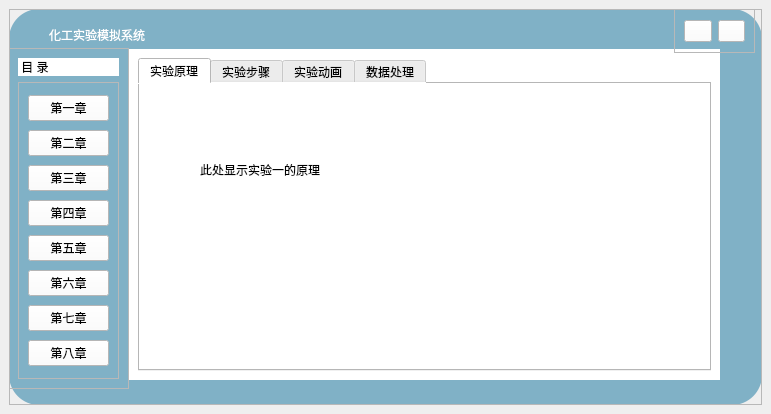
<?xml version="1.0" encoding="UTF-8"?>
<ui version="4.0">
 <class>MainWindow</class>
 <widget class="QMainWindow" name="MainWindow">
  <property name="geometry">
   <rect>
    <x>0</x>
    <y>0</y>
    <width>771</width>
    <height>414</height>
   </rect>
  </property>
  <property name="windowTitle">
   <string>MainWindow</string>
  </property>
  <widget class="QWidget" name="centralwidget">
   <layout class="QHBoxLayout" name="horizontalLayout_2">
    <item>
     <widget class="QFrame" name="frame">
      <property name="styleSheet">
       <string notr="true">#frame{
	background-color: rgb(128, 177, 198);
	border-radius:30px
}
</string>
      </property>
      <property name="frameShape">
       <enum>QFrame::StyledPanel</enum>
      </property>
      <property name="frameShadow">
       <enum>QFrame::Raised</enum>
      </property>
      <layout class="QVBoxLayout" name="verticalLayout">
       <property name="spacing">
        <number>0</number>
       </property>
       <property name="leftMargin">
        <number>0</number>
       </property>
       <property name="topMargin">
        <number>0</number>
       </property>
       <property name="rightMargin">
        <number>0</number>
       </property>
       <property name="bottomMargin">
        <number>0</number>
       </property>
       <item>
        <widget class="QFrame" name="frame_2">
         <property name="sizePolicy">
          <sizepolicy hsizetype="Preferred" vsizetype="Expanding">
           <horstretch>0</horstretch>
           <verstretch>15</verstretch>
          </sizepolicy>
         </property>
         <property name="frameShape">
          <enum>QFrame::StyledPanel</enum>
         </property>
         <property name="frameShadow">
          <enum>QFrame::Raised</enum>
         </property>
         <widget class="QFrame" name="frame_4">
          <property name="geometry">
           <rect>
            <x>665</x>
            <y>0</y>
            <width>81</width>
            <height>44</height>
           </rect>
          </property>
          <property name="styleSheet">
           <string notr="true">QPushBotton{
	border:none;
}
QPushBotton:hover{
	padding-bottom:5px;
}
</string>
          </property>
          <property name="frameShape">
           <enum>QFrame::StyledPanel</enum>
          </property>
          <property name="frameShadow">
           <enum>QFrame::Raised</enum>
          </property>
          <layout class="QHBoxLayout" name="horizontalLayout">
           <item>
            <widget class="QPushButton" name="pushButton_2">
             <property name="styleSheet">
              <string notr="true">background-color: rgb(255, 255, 255);</string>
             </property>
             <property name="text">
              <string/>
             </property>
             <property name="icon">
              <iconset resource="srpresources/res.qrc">
               <normaloff>:/icons/mini.png</normaloff>:/icons/mini.png</iconset>
             </property>
            </widget>
           </item>
           <item>
            <widget class="QPushButton" name="pushButton_3">
             <property name="styleSheet">
              <string notr="true">background-color: rgb(255, 255, 255);</string>
             </property>
             <property name="text">
              <string/>
             </property>
             <property name="icon">
              <iconset resource="srpresources/res.qrc">
               <normaloff>:/icons/close.png</normaloff>:/icons/close.png</iconset>
             </property>
            </widget>
           </item>
          </layout>
         </widget>
         <widget class="QFrame" name="frame_5">
          <property name="geometry">
           <rect>
            <x>-1</x>
            <y>39</y>
            <width>121</width>
            <height>341</height>
           </rect>
          </property>
          <property name="styleSheet">
           <string notr="true">#QPushBotton{
	border:none;
	border-radius:15px
}</string>
          </property>
          <property name="frameShape">
           <enum>QFrame::StyledPanel</enum>
          </property>
          <property name="frameShadow">
           <enum>QFrame::Raised</enum>
          </property>
          <layout class="QVBoxLayout" name="verticalLayout_3">
           <item>
            <widget class="QLabel" name="label_4">
             <property name="styleSheet">
              <string notr="true">background-color: rgb(255, 255, 255);
font: 12pt &quot;宋体&quot;;</string>
             </property>
             <property name="text">
              <string> 目 录</string>
             </property>
            </widget>
           </item>
           <item>
            <widget class="QFrame" name="frame_3">
             <property name="sizePolicy">
              <sizepolicy hsizetype="Expanding" vsizetype="Expanding">
               <horstretch>3</horstretch>
               <verstretch>0</verstretch>
              </sizepolicy>
             </property>
             <property name="styleSheet">
              <string notr="true">#QPushBotton{
	border:none;
	border-radius:15px
}</string>
             </property>
             <property name="frameShape">
              <enum>QFrame::StyledPanel</enum>
             </property>
             <property name="frameShadow">
              <enum>QFrame::Raised</enum>
             </property>
             <layout class="QVBoxLayout" name="verticalLayout_2">
              <item>
               <widget class="QPushButton" name="btn_1">
                <property name="styleSheet">
                 <string notr="true">background-color: rgb(255, 255, 255);</string>
                </property>
                <property name="text">
                 <string>第一章</string>
                </property>
               </widget>
              </item>
              <item>
               <widget class="QPushButton" name="btn_2">
                <property name="styleSheet">
                 <string notr="true">background-color: rgb(255, 255, 255);</string>
                </property>
                <property name="text">
                 <string>第二章</string>
                </property>
               </widget>
              </item>
              <item>
               <widget class="QPushButton" name="btn_3">
                <property name="styleSheet">
                 <string notr="true">background-color: rgb(255, 255, 255);</string>
                </property>
                <property name="text">
                 <string>第三章</string>
                </property>
               </widget>
              </item>
              <item>
               <widget class="QPushButton" name="btn_4">
                <property name="styleSheet">
                 <string notr="true">background-color: rgb(255, 255, 255);</string>
                </property>
                <property name="text">
                 <string>第四章</string>
                </property>
               </widget>
              </item>
              <item>
               <widget class="QPushButton" name="btn_5">
                <property name="styleSheet">
                 <string notr="true">background-color: rgb(255, 255, 255);</string>
                </property>
                <property name="text">
                 <string>第五章</string>
                </property>
               </widget>
              </item>
              <item>
               <widget class="QPushButton" name="btn_6">
                <property name="styleSheet">
                 <string notr="true">background-color: rgb(255, 255, 255);</string>
                </property>
                <property name="text">
                 <string>第六章</string>
                </property>
               </widget>
              </item>
              <item>
               <widget class="QPushButton" name="btn_7">
                <property name="styleSheet">
                 <string notr="true">background-color: rgb(255, 255, 255);</string>
                </property>
                <property name="text">
                 <string>第七章</string>
                </property>
               </widget>
              </item>
              <item>
               <widget class="QPushButton" name="btn_8">
                <property name="styleSheet">
                 <string notr="true">background-color: rgb(255, 255, 255);</string>
                </property>
                <property name="text">
                 <string>第八章</string>
                </property>
               </widget>
              </item>
             </layout>
            </widget>
           </item>
          </layout>
         </widget>
         <widget class="QLabel" name="label">
          <property name="geometry">
           <rect>
            <x>40</x>
            <y>10</y>
            <width>361</width>
            <height>31</height>
           </rect>
          </property>
          <property name="styleSheet">
           <string notr="true">color: rgb(255, 255, 255);
font: 16pt &quot;华文行楷&quot;;
</string>
          </property>
          <property name="text">
           <string>化工实验模拟系统</string>
          </property>
         </widget>
         <widget class="QLabel" name="label_2">
          <property name="geometry">
           <rect>
            <x>0</x>
            <y>0</y>
            <width>41</width>
            <height>41</height>
           </rect>
          </property>
          <property name="styleSheet">
           <string notr="true">image: url(:/images/scut2.png);
</string>
          </property>
          <property name="text">
           <string/>
          </property>
         </widget>
         <widget class="QStackedWidget" name="stackedWidget">
          <property name="geometry">
           <rect>
            <x>120</x>
            <y>40</y>
            <width>591</width>
            <height>331</height>
           </rect>
          </property>
          <property name="styleSheet">
           <string notr="true">background-color: rgb(255, 255, 255);</string>
          </property>
          <property name="currentIndex">
           <number>0</number>
          </property>
          <widget class="QWidget" name="page_1">
           <layout class="QHBoxLayout" name="horizontalLayout_3">
            <item>
             <widget class="QTabWidget" name="tabWidget">
              <property name="mouseTracking">
               <bool>false</bool>
              </property>
              <property name="styleSheet">
               <string notr="true">background-color: rgb(255, 255, 255);
</string>
              </property>
              <property name="currentIndex">
               <number>0</number>
              </property>
              <widget class="QWidget" name="tab_3">
               <attribute name="title">
                <string>实验原理</string>
               </attribute>
               <widget class="QLabel" name="label_5">
                <property name="geometry">
                 <rect>
                  <x>60</x>
                  <y>30</y>
                  <width>261</width>
                  <height>111</height>
                 </rect>
                </property>
                <property name="text">
                 <string>此处显示实验一的原理</string>
                </property>
               </widget>
              </widget>
              <widget class="QWidget" name="tab">
               <attribute name="title">
                <string>实验步骤</string>
               </attribute>
              </widget>
              <widget class="QWidget" name="tab_2">
               <attribute name="title">
                <string>实验动画</string>
               </attribute>
              </widget>
              <widget class="QWidget" name="tab_4">
               <attribute name="title">
                <string>数据处理</string>
               </attribute>
              </widget>
             </widget>
            </item>
           </layout>
          </widget>
          <widget class="QWidget" name="page_2">
           <layout class="QHBoxLayout" name="horizontalLayout_4">
            <item>
             <widget class="QTabWidget" name="tabWidget_2">
              <property name="mouseTracking">
               <bool>false</bool>
              </property>
              <property name="styleSheet">
               <string notr="true">background-color: rgb(255, 255, 255);
</string>
              </property>
              <property name="currentIndex">
               <number>0</number>
              </property>
              <widget class="QWidget" name="tab_5">
               <attribute name="title">
                <string>实验原理</string>
               </attribute>
               <widget class="QLabel" name="label_6">
                <property name="geometry">
                 <rect>
                  <x>60</x>
                  <y>30</y>
                  <width>261</width>
                  <height>111</height>
                 </rect>
                </property>
                <property name="text">
                 <string>此处显示实验二的原理</string>
                </property>
               </widget>
              </widget>
              <widget class="QWidget" name="tab_6">
               <attribute name="title">
                <string>实验步骤</string>
               </attribute>
              </widget>
              <widget class="QWidget" name="tab_7">
               <attribute name="title">
                <string>实验动画</string>
               </attribute>
              </widget>
              <widget class="QWidget" name="tab_8">
               <attribute name="title">
                <string>数据处理</string>
               </attribute>
              </widget>
             </widget>
            </item>
           </layout>
          </widget>
          <widget class="QWidget" name="page_3">
           <layout class="QHBoxLayout" name="horizontalLayout_5">
            <item>
             <widget class="QTabWidget" name="tabWidget_3">
              <property name="mouseTracking">
               <bool>false</bool>
              </property>
              <property name="styleSheet">
               <string notr="true">background-color: rgb(255, 255, 255);
</string>
              </property>
              <property name="currentIndex">
               <number>0</number>
              </property>
              <widget class="QWidget" name="tab_9">
               <attribute name="title">
                <string>实验原理</string>
               </attribute>
               <widget class="QLabel" name="label_7">
                <property name="geometry">
                 <rect>
                  <x>60</x>
                  <y>30</y>
                  <width>261</width>
                  <height>111</height>
                 </rect>
                </property>
                <property name="text">
                 <string>此处显示实验三的原理</string>
                </property>
               </widget>
              </widget>
              <widget class="QWidget" name="tab_10">
               <attribute name="title">
                <string>实验步骤</string>
               </attribute>
              </widget>
              <widget class="QWidget" name="tab_11">
               <attribute name="title">
                <string>实验动画</string>
               </attribute>
              </widget>
              <widget class="QWidget" name="tab_12">
               <attribute name="title">
                <string>数据处理</string>
               </attribute>
              </widget>
             </widget>
            </item>
           </layout>
          </widget>
          <widget class="QWidget" name="page_4">
           <layout class="QHBoxLayout" name="horizontalLayout_6">
            <item>
             <widget class="QTabWidget" name="tabWidget_4">
              <property name="mouseTracking">
               <bool>false</bool>
              </property>
              <property name="styleSheet">
               <string notr="true">background-color: rgb(255, 255, 255);
</string>
              </property>
              <property name="currentIndex">
               <number>0</number>
              </property>
              <widget class="QWidget" name="tab_13">
               <attribute name="title">
                <string>实验原理</string>
               </attribute>
               <widget class="QLabel" name="label_8">
                <property name="geometry">
                 <rect>
                  <x>60</x>
                  <y>30</y>
                  <width>261</width>
                  <height>111</height>
                 </rect>
                </property>
                <property name="text">
                 <string>此处显示实验四的原理</string>
                </property>
               </widget>
              </widget>
              <widget class="QWidget" name="tab_14">
               <attribute name="title">
                <string>实验步骤</string>
               </attribute>
              </widget>
              <widget class="QWidget" name="tab_15">
               <attribute name="title">
                <string>实验动画</string>
               </attribute>
              </widget>
              <widget class="QWidget" name="tab_16">
               <attribute name="title">
                <string>数据处理</string>
               </attribute>
              </widget>
             </widget>
            </item>
           </layout>
          </widget>
          <widget class="QWidget" name="page_5">
           <layout class="QHBoxLayout" name="horizontalLayout_7">
            <item>
             <widget class="QTabWidget" name="tabWidget_5">
              <property name="mouseTracking">
               <bool>false</bool>
              </property>
              <property name="styleSheet">
               <string notr="true">background-color: rgb(255, 255, 255);
</string>
              </property>
              <property name="currentIndex">
               <number>0</number>
              </property>
              <widget class="QWidget" name="tab_17">
               <attribute name="title">
                <string>实验原理</string>
               </attribute>
               <widget class="QLabel" name="label_9">
                <property name="geometry">
                 <rect>
                  <x>60</x>
                  <y>30</y>
                  <width>261</width>
                  <height>111</height>
                 </rect>
                </property>
                <property name="text">
                 <string>此处显示实验五的原理</string>
                </property>
               </widget>
              </widget>
              <widget class="QWidget" name="tab_18">
               <attribute name="title">
                <string>实验步骤</string>
               </attribute>
              </widget>
              <widget class="QWidget" name="tab_19">
               <attribute name="title">
                <string>实验动画</string>
               </attribute>
              </widget>
              <widget class="QWidget" name="tab_20">
               <attribute name="title">
                <string>数据处理</string>
               </attribute>
              </widget>
             </widget>
            </item>
           </layout>
          </widget>
          <widget class="QWidget" name="page_6">
           <layout class="QHBoxLayout" name="horizontalLayout_8">
            <item>
             <widget class="QTabWidget" name="tabWidget_6">
              <property name="mouseTracking">
               <bool>false</bool>
              </property>
              <property name="styleSheet">
               <string notr="true">background-color: rgb(255, 255, 255);
</string>
              </property>
              <property name="currentIndex">
               <number>0</number>
              </property>
              <widget class="QWidget" name="tab_21">
               <attribute name="title">
                <string>实验原理</string>
               </attribute>
               <widget class="QLabel" name="label_10">
                <property name="geometry">
                 <rect>
                  <x>60</x>
                  <y>30</y>
                  <width>261</width>
                  <height>111</height>
                 </rect>
                </property>
                <property name="text">
                 <string>此处显示实验六的原理</string>
                </property>
               </widget>
              </widget>
              <widget class="QWidget" name="tab_22">
               <attribute name="title">
                <string>实验步骤</string>
               </attribute>
              </widget>
              <widget class="QWidget" name="tab_23">
               <attribute name="title">
                <string>实验动画</string>
               </attribute>
              </widget>
              <widget class="QWidget" name="tab_24">
               <attribute name="title">
                <string>数据处理</string>
               </attribute>
              </widget>
             </widget>
            </item>
           </layout>
          </widget>
          <widget class="QWidget" name="page_7">
           <layout class="QHBoxLayout" name="horizontalLayout_9">
            <item>
             <widget class="QTabWidget" name="tabWidget_7">
              <property name="mouseTracking">
               <bool>false</bool>
              </property>
              <property name="styleSheet">
               <string notr="true">background-color: rgb(255, 255, 255);
</string>
              </property>
              <property name="currentIndex">
               <number>0</number>
              </property>
              <widget class="QWidget" name="tab_25">
               <attribute name="title">
                <string>实验原理</string>
               </attribute>
               <widget class="QLabel" name="label_11">
                <property name="geometry">
                 <rect>
                  <x>60</x>
                  <y>30</y>
                  <width>261</width>
                  <height>111</height>
                 </rect>
                </property>
                <property name="text">
                 <string>此处显示实验七的原理</string>
                </property>
               </widget>
              </widget>
              <widget class="QWidget" name="tab_26">
               <attribute name="title">
                <string>实验步骤</string>
               </attribute>
              </widget>
              <widget class="QWidget" name="tab_27">
               <attribute name="title">
                <string>实验动画</string>
               </attribute>
              </widget>
              <widget class="QWidget" name="tab_28">
               <attribute name="title">
                <string>数据处理</string>
               </attribute>
              </widget>
             </widget>
            </item>
           </layout>
          </widget>
          <widget class="QWidget" name="page_8">
           <layout class="QHBoxLayout" name="horizontalLayout_10">
            <item>
             <widget class="QTabWidget" name="tabWidget_8">
              <property name="mouseTracking">
               <bool>false</bool>
              </property>
              <property name="styleSheet">
               <string notr="true">background-color: rgb(255, 255, 255);
</string>
              </property>
              <property name="currentIndex">
               <number>0</number>
              </property>
              <widget class="QWidget" name="tab_29">
               <attribute name="title">
                <string>实验原理</string>
               </attribute>
               <widget class="QLabel" name="label_12">
                <property name="geometry">
                 <rect>
                  <x>60</x>
                  <y>30</y>
                  <width>261</width>
                  <height>111</height>
                 </rect>
                </property>
                <property name="text">
                 <string>此处显示实验八的原理</string>
                </property>
               </widget>
              </widget>
              <widget class="QWidget" name="tab_30">
               <attribute name="title">
                <string>实验步骤</string>
               </attribute>
              </widget>
              <widget class="QWidget" name="tab_31">
               <attribute name="title">
                <string>实验动画</string>
               </attribute>
              </widget>
              <widget class="QWidget" name="tab_32">
               <attribute name="title">
                <string>数据处理</string>
               </attribute>
              </widget>
             </widget>
            </item>
           </layout>
          </widget>
         </widget>
         <zorder>stackedWidget</zorder>
         <zorder>frame_4</zorder>
         <zorder>frame_5</zorder>
         <zorder>label_2</zorder>
         <zorder>label</zorder>
        </widget>
       </item>
      </layout>
     </widget>
    </item>
   </layout>
  </widget>
 </widget>
 <resources>
  <include location="srpresources/res.qrc"/>
 </resources>
 <connections>
  <connection>
   <sender>pushButton_3</sender>
   <signal>clicked()</signal>
   <receiver>MainWindow</receiver>
   <slot>close()</slot>
   <hints>
    <hint type="sourcelabel">
     <x>725</x>
     <y>28</y>
    </hint>
    <hint type="destinationlabel">
     <x>538</x>
     <y>5</y>
    </hint>
   </hints>
  </connection>
  <connection>
   <sender>pushButton_2</sender>
   <signal>clicked()</signal>
   <receiver>MainWindow</receiver>
   <slot>lower()</slot>
   <hints>
    <hint type="sourcelabel">
     <x>696</x>
     <y>29</y>
    </hint>
    <hint type="destinationlabel">
     <x>297</x>
     <y>181</y>
    </hint>
   </hints>
  </connection>
 </connections>
</ui>
